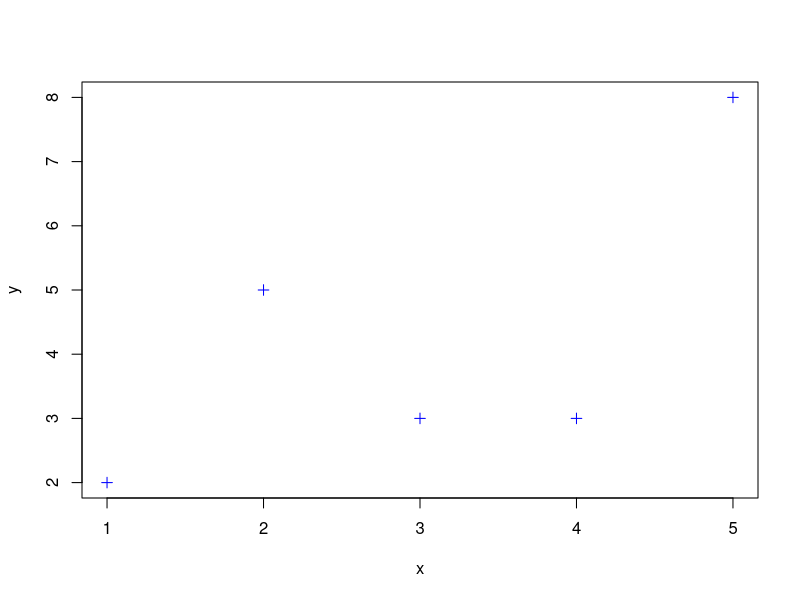

Here is the R script that generated this plot:
## ---- chunk 1
# Define function name and arguments
bmi <- function(height, mass) {
  # Compute BMI
  value <- mass / height^2
  rounded <- round(value, digits = 1)
  # Return computed value
  return(rounded)
}
## ---- chunk 2
# Example
my_bmi <- bmi(height = 1.79, mass = 74)

my_bmi
## ---- chunk 3
# Call without argument names
bmi(1.65, 62)
# Arguments in wrong order -> weird results / error
bmi(62, 1.65)
## ---- chunk 4
bmi(height = 1.65, mass = 62)
bmi(mass = 62, height = 1.65)
## ---- chunk 5
bmi(1.65, mass = 62)
bmi(62, height = 1.65)
## ---- chunk 6
bmi <- function(height, mass, height_multiplier = 1) {
  # Compute BMI
  value <- mass / (height * height_multiplier)^2
  rounded <- round(value, digits = 1)
  # Return computed value
  return(rounded)
}
bmi(height = 1.65, mass = 62)
bmi(height = 165, mass = 62, height_multiplier = 0.01)
## ---- chunk 7
Sys.time()
## ---- chunk 8
author <- function() {
  return("Anton Klåvus")
}
author()
## ---- chunk 9
bmi_list <- function(height, mass, height_multiplier = 1) {
  # Compute BMI
  value <- mass / (height * height_multiplier)^2
  rounded <- round(value, digits = 1)
  # Return computed value
  values <- list(original = value,
                 rounded = rounded)
  return(values)
}
result <- bmi_list(1.65, 62)
result
result$rounded
## ---- chunk 10
bmi <- function(height, mass, height_multiplier = 1) {
  # Compute BMI
  value <- mass / (height * height_multiplier)^2
  rounded <- round(value, digits = 1)
  # Return computed value
  rounded
}
bmi(1.65, 62)
## ---- chunk 11
cat_return <- cat("What does cat return?\n")
cat_return
## ---- chunk 12
# Function for plotting blue squares
blue_squares <- function(x, y) {
  plot(x, y, pch = 3, col = "blue")
}
value <- blue_squares(1:5, c(2, 5, 3, 3, 8))
value
